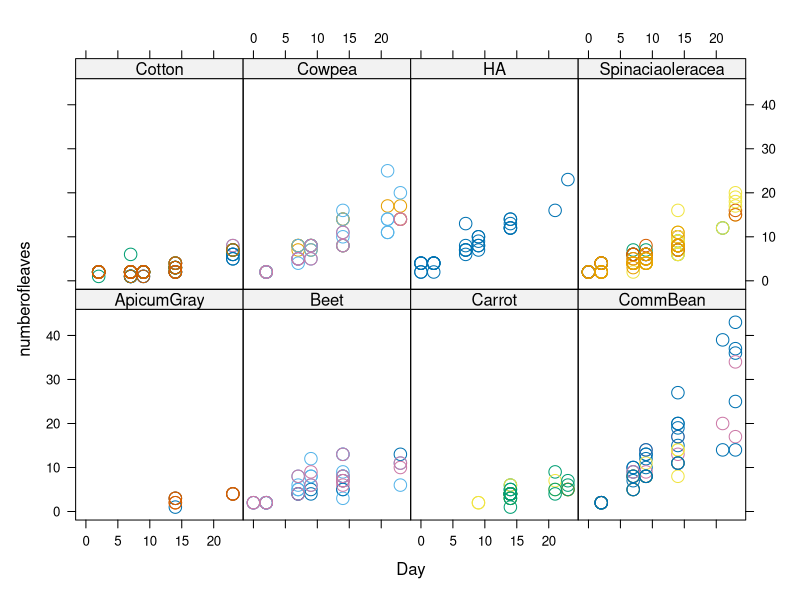
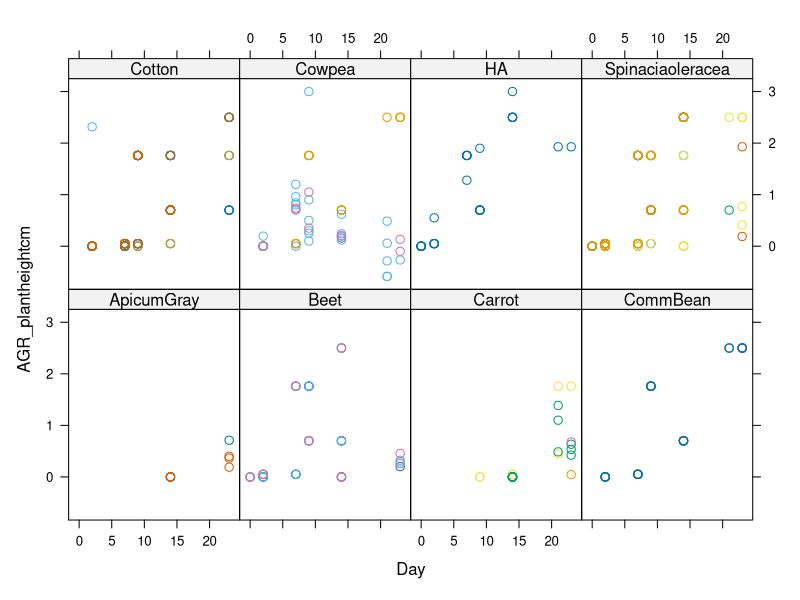
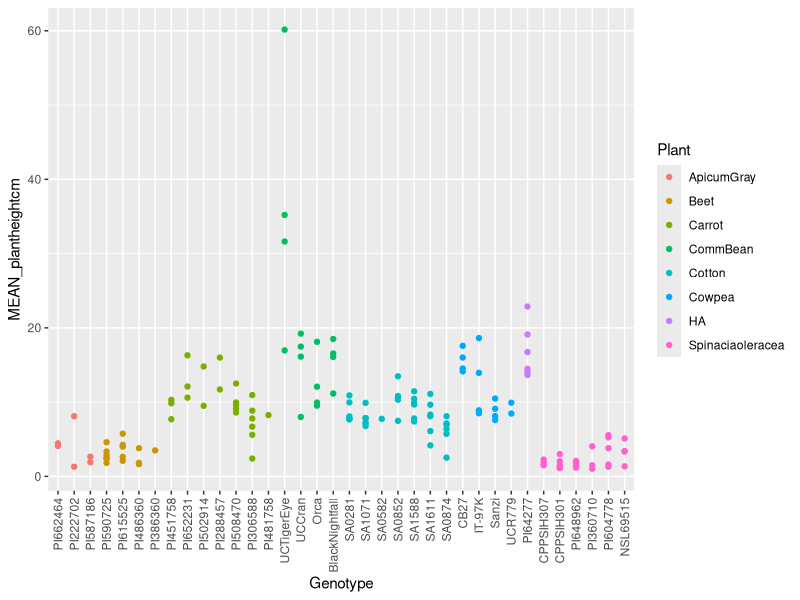
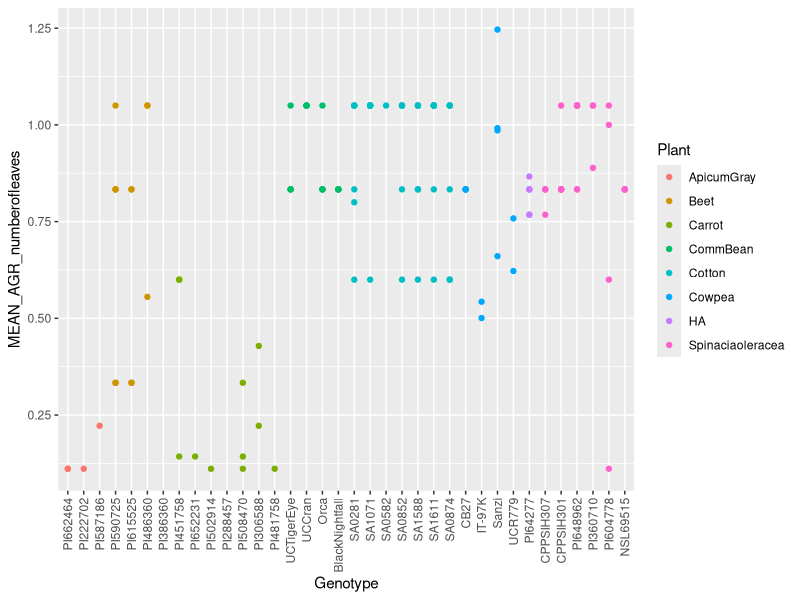

Source code (R) for these figures, in order:
#analyze the growth data
library("lubridate")
library(lattice)
library(ggplot2)
library(dplyr)
library(forcats)
#importdata

#Plant id info

PlantNames<- read.csv("./InputData/PLANTID2Genotype.csv")


#read in data

PlantData<-read.csv("./InputData/GrowthData.csv")



#merge files

PlantNameData<-merge(PlantNames,PlantData,by.x = "Plant.ID",by.y = "PlantID")

#make dates true dates

PlantNameData$Date<-as.Date(PlantNameData$Date, format = "%d-%b")




#plot of all species by day 
xyplot(numberofleaves ~ Day|Plant, data = PlantNameData,
       groups = PlantNameData$Genotype, pch = 1, cex = 1.5,jitter=100)
xyplot(AGR_plantheightcm ~ Day|Plant, data = PlantNameData,
       groups = PlantNameData$Genotype, pch = 1, cex = 1,jitter=100)





# Create a group-means data set
gd <- PlantNameData %>% 
  group_by(Plant.ID) %>% 
  summarise(
    MEAN_plantheightcm = mean(plantheightcm[plantheightcm !=0], na.rm = TRUE),
    MEAN_AGR_plantheightcm = mean(AGR_plantheightcm[AGR_plantheightcm != 0], na.rm = TRUE),
    MEAN_numberofleaves = mean(numberofleaves[numberofleaves !=0], na.rm = TRUE),
    MEAN_AGR_numberofleaves = mean(AGR_numberofleaves[AGR_numberofleaves != 0], na.rm = TRUE)
    
  )

#add other plant data 
Plant.gd<-merge(PlantNames,gd,by.x = "Plant.ID",by.y = "Plant.ID")


#relevel factor of genotype
Plant.gd$Genotype <- factor(Plant.gd$Genotype, levels = unique(Plant.gd$Genotype[order(Plant.gd$Plant)]))



# Plot both data sets



Plant.gd %>%
  ggplot(aes(col=Plant, y=MEAN_plantheightcm, x=Genotype) )+ 
  geom_point(position="dodge", stat = "identity") + theme(axis.text.x = element_text(angle = 90, vjust = 0.5, hjust=1))


Plant.gd %>%
  ggplot(aes(col=Plant, y=MEAN_AGR_numberofleaves, x=Genotype) )+ 
  geom_point(position="dodge", stat = "identity") + theme(axis.text.x = element_text(angle = 90, vjust = 0.5, hjust=1))



Plant.gd$Mean_AGR_plantheightcm
